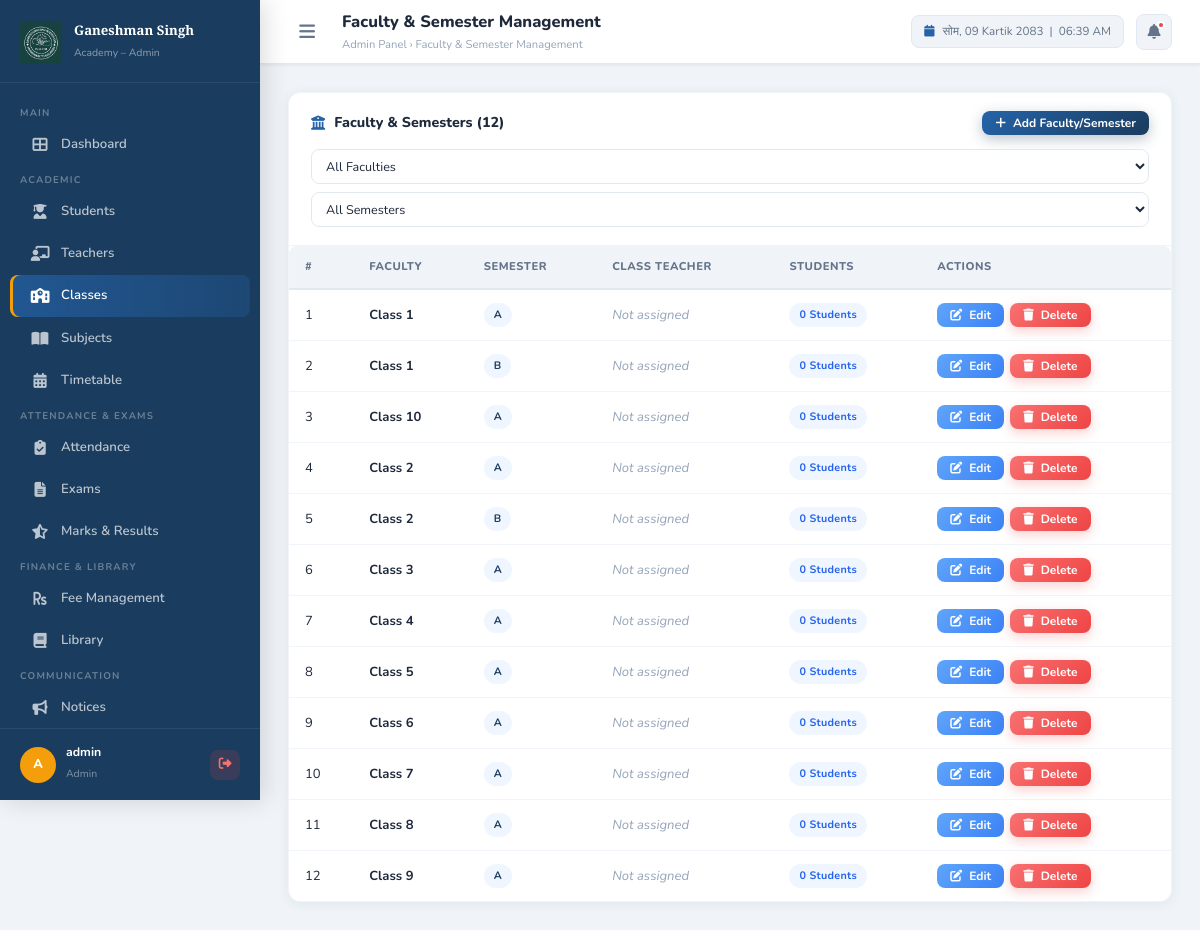
The page /admin/classes.php (signed in) on the database its author committed.
### tables this page shows
CREATE TABLE IF NOT EXISTS classes (
    id INT AUTO_INCREMENT PRIMARY KEY,
    class_name VARCHAR(50) NOT NULL,
    section VARCHAR(10) NOT NULL,
    class_teacher_id INT DEFAULT NULL,
    created_at TIMESTAMP DEFAULT CURRENT_TIMESTAMP,
    UNIQUE KEY unique_class_section (class_name, section)
);

### includes/config.php (called while the page is built, shortened)
<?php
class Database {
    private static $instance = null;
    private $connection;
    private function __construct() {
        $this->connection = new mysqli(DB_HOST, DB_USER, DB_PASS, DB_NAME);
        $this->connection->set_charset(DB_CHARSET);
    }
    public static function getInstance(): Database {
        if (self::$instance === null) {
            self::$instance = new Database();
        }
        return self::$instance;
    }
    public function fetchAll(string $sql, string $types = '', array $params = []): array {
        if (!empty($params)) {
            $stmt = $this->connection->prepare($sql);
            if (!$stmt) return [];
            $stmt->bind_param($types, ...$params);
            $stmt->execute();
            $result = $stmt->get_result();
        } else {
            $result = $this->connection->query($sql);
        }
        return $result->fetch_all(MYSQLI_ASSOC);
    }
}
function db(): Database {
    return Database::getInstance();
}

### admin/classes.php (the view, shortened to what this page needs)
<?php
$filterFaculty = sanitize($_GET['faculty'] ?? '');
$filterSem     = sanitize($_GET['semester'] ?? '');
$where  = "WHERE 1=1";
$params = []; $types = '';
$classes = db()->fetchAll("
    SELECT c.*, t.first_name, t.last_name,
           (SELECT COUNT(*) FROM students s WHERE s.class_id=c.id AND s.is_active=1) as student_count
    FROM classes c
    LEFT JOIN teachers t ON c.class_teacher_id = t.id
    $where
    ORDER BY c.class_name, c.section
", $types, $params);
include '../includes/admin_header.php';
?>
<div class="card">
    <div class="card-header" style="flex-direction:column;align-items:flex-start;gap:14px;">
        <div style="display:flex;align-items:center;justify-content:space-between;width:100%;flex-wrap:wrap;gap:10px;">
            <h3><i class="fas fa-university"></i> Faculty & Semesters (<?= count($classes) ?>)</h3>
            <button class="btn btn-primary btn-sm" onclick="Modal.open('addClassModal')">
                <i class="fas fa-plus"></i> Add Faculty/Semester
            </button>
        </div>
        <div style="display:flex;align-items:center;gap:8px;flex-wrap:wrap;width:100%;">
            <select id="filterFaculty" class="form-control"
                    style="min-width:160px;padding:7px 10px;font-size:0.84rem;"
                    onchange="applyClassFilter()">
                <option value="">All Faculties</option>
            </select>
            <select id="filterSem" class="form-control"
                    style="min-width:130px;padding:7px 10px;font-size:0.84rem;"
                    onchange="applyClassFilter()">
                <option value="">All Semesters</option>
            </select>
        </div>
    </div>
    <div class="card-body" style="padding:0;">
        <div class="table-responsive">
            <table class="table">
                <thead>
                    <tr>
                        <th>#</th>
                        <th>Faculty</th>
                        <th>Semester</th>
                        <th>Class Teacher</th>
                        <th>Students</th>
                        <th>Actions</th>
                    </tr>
                </thead>
                <tbody>
                    <?php if (empty($classes)): ?>
                    <tr><td colspan="6">
                        <div class="empty-state">
                            <i class="fas fa-university"></i>
                            <h3>No Records Found</h3>
                            <p><?= ($filterFaculty||$filterSem) ? 'Try changing your filters.' : 'Add your first faculty and semester.' ?></p>
                        </div>
                    </td></tr>
                    <?php else: ?>
                    <?php foreach ($classes as $i => $c): ?>
                    <tr>
                        <td><?= $i + 1 ?></td>
                        <td><strong><?= htmlspecialchars($c['class_name']) ?></strong></td>
                        <td><span class="badge badge-primary"><?= htmlspecialchars($c['section']) ?></span></td>
                        <td>
                            <?php if ($c['first_name']): ?>
                            <div style="display:flex;align-items:center;gap:8px;">
                                <div class="student-avatar" style="width:28px;height:28px;font-size:0.70rem;background:linear-gradient(135deg,#059669,#10b981);">
                                    <?= strtoupper(substr($c['first_name'], 0, 1)) ?>
                                </div>
                                <?= htmlspecialchars($c['first_name'].' '.$c['last_name']) ?>
                            </div>
                            <?php else: ?>
                            <span style="color:var(--text-light);font-style:italic;">Not assigned</span>
                            <?php endif; ?>
                        </td>
                        <td><span class="badge badge-info"><?= $c['student_count'] ?> students</span></td>
                        <td>
                            <div style="display:flex;gap:6px;">
                                <button class="btn btn-info btn-sm"
                                        onclick="editClass(<?= htmlspecialchars(json_encode($c)) ?>)">
                                    <i class="fas fa-edit"></i> Edit
                                </button>
                                <form method="POST" style="display:inline;">
                                    <button type="submit" class="btn btn-danger btn-sm"
                                            onclick="return confirm('Delete \'<?= htmlspecialchars($c['class_name'].' — '.$c['section']) ?>\'? Students will be unassigned.')">
                                        <i class="fas fa-trash"></i> Delete
                                    </button>
                                </form>
                            </div>
                        </td>
                    </tr>
                    <?php endforeach; ?>
                    <?php endif; ?>
                </tbody>
            </table>
        </div>
    </div>
</div>
<?php include '../includes/admin_footer.php'; ?>

### assets/css/style.css (style rules this page uses)
:root { --primary: #1a3c5e; --primary-light: #2563a8; --primary-dark: #0f2540; --accent: #f59e0b; --accent-light: #fbbf24; --success: #10b981; --danger: #ef4444; --warning: #f59e0b; --info: #3b82f6; --purple: #8b5cf6; --bg: #f0f4f8; --bg-card: #ffffff; --bg-sidebar: #1a3c5e; --text-primary: #1e293b; --text-secondary:#64748b; --text-light: #94a3b8; --text-white: #ffffff; --border: #e2e8f0; --border-light: #f1f5f9; --shadow-sm: 0 1px 3px rgba(0,0,0,0.08); --shadow: 0 4px 16px rgba(0,0,0,0.10); --shadow-lg: 0 10px 40px rgba(0,0,0,0.14); --shadow-card: 0 2px 12px rgba(26,60,94,0.08); --radius: 12px; --radius-sm: 8px; --radius-lg: 18px; --radius-full: 9999px; --sidebar-width: 260px; --header-height: 64px; --transition: all 0.22s ease; }
*, *::before, *::after { box-sizing: border-box; margin: 0; padding: 0; }
html { font-size: 15px; scroll-behavior: smooth; }
body { font-family: 'Nunito', sans-serif; background: var(--bg); color: var(--text-primary); min-height: 100vh; line-height: 1.6; }
.form-control { width: 100%; padding: 11px 14px; border: 1.5px solid var(--border); border-radius: var(--radius-sm); font-family: 'Nunito', sans-serif; font-size: 0.93rem; color: var(--text-primary); background: #fff; transition: var(--transition); outline: none; }
select.form-control { cursor: pointer; }
.btn { display: inline-flex; align-items: center; gap: 7px; padding: 10px 20px; border: none; border-radius: var(--radius-sm); font-family: 'Nunito', sans-serif; font-size: 0.88rem; font-weight: 700; cursor: pointer; transition: var(--transition); text-decoration: none; white-space: nowrap; line-height: 1; }
.btn-primary { background: linear-gradient(135deg, var(--primary-light), var(--primary)); color: #fff; box-shadow: 0 4px 14px rgba(26,60,94,0.3); }
.btn-danger { background: linear-gradient(135deg, #f87171, var(--danger)); color: #fff; box-shadow: 0 4px 12px rgba(239,68,68,0.25); }
.btn-info { background: linear-gradient(135deg, #60a5fa, var(--info)); color: #fff; }
.btn-sm { padding: 6px 13px; font-size: 0.80rem; }
.card { background: #fff; border-radius: var(--radius); box-shadow: var(--shadow-card); border: 1px solid var(--border-light); overflow: hidden; }
.card-header { padding: 18px 22px; border-bottom: 1px solid var(--border-light); display: flex; align-items: center; justify-content: space-between; gap: 12px; }
.card-header h3 { font-size: 0.95rem; font-weight: 800; color: var(--text-primary); display: flex; align-items: center; gap: 9px; }
.card-header h3 i { color: var(--primary-light); }
.card-body { padding: 22px; }
.table-responsive { overflow-x: auto; border-radius: var(--radius-sm); }
.table { width: 100%; border-collapse: collapse; font-size: 0.87rem; }
.table th { background: var(--bg); padding: 12px 16px; text-align: left; font-size: 0.75rem; font-weight: 800; text-transform: uppercase; letter-spacing: 0.5px; color: var(--text-secondary); border-bottom: 2px solid var(--border); white-space: nowrap; }
.table td { padding: 13px 16px; border-bottom: 1px solid var(--border-light); color: var(--text-primary); vertical-align: middle; }
.table tbody tr:last-child td { border-bottom: none; }
.badge { display: inline-flex; align-items: center; gap: 4px; padding: 3px 10px; border-radius: var(--radius-full); font-size: 0.72rem; font-weight: 700; text-transform: capitalize; letter-spacing: 0.3px; }
.badge-info { background: #eff6ff; color: #2563eb; }
.badge-primary { background: #eff6ff; color: var(--primary); }

### rows shown on the page
classes: class_name "Class 1", section "A", student_count "0"
classes: class_name "Class 1", section "B", student_count "0"
classes: class_name "Class 10", section "A", student_count "0"
classes: class_name "Class 2", section "A", student_count "0"
classes: class_name "Class 2", section "B", student_count "0"
classes: class_name "Class 3", section "A", student_count "0"
classes: class_name "Class 4", section "A", student_count "0"
classes: class_name "Class 5", section "A", student_count "0"
classes: class_name "Class 6", section "A", student_count "0"
classes: class_name "Class 7", section "A", student_count "0"
classes: class_name "Class 8", section "A", student_count "0"
classes: class_name "Class 9", section "A", student_count "0"

### other values the page prints
substr($user['name'],0,1) "A"
$user['name'] "admin"
$user['role'] "Admin"
$pageTitle "Faculty & Semester Management"
NepaliDate::todayDayName() "सोम"
count($classes) "12"
